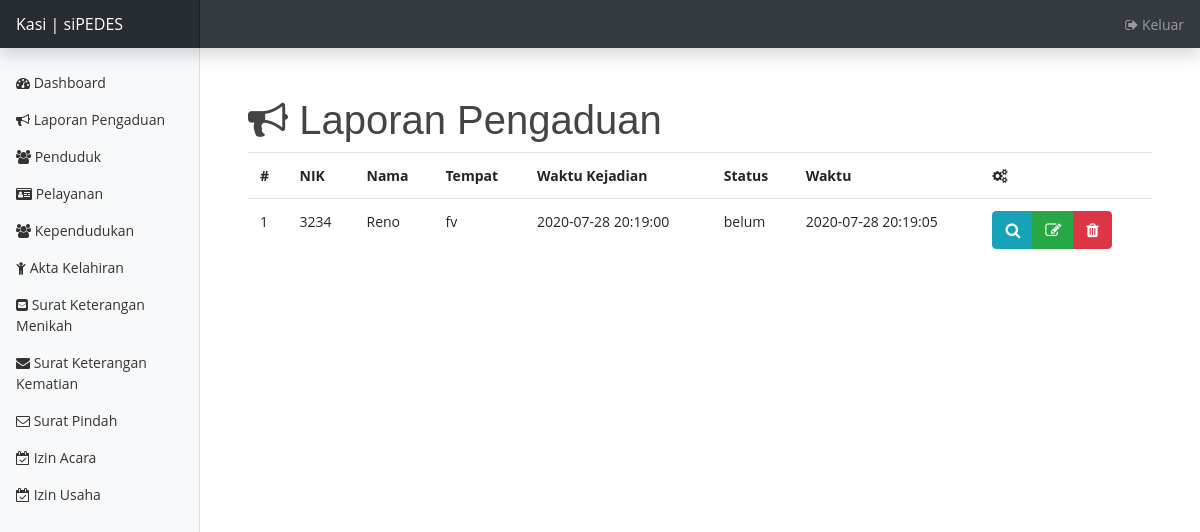
/index.php/petugas/laporanPengaduan, run on the app's committed database.
### tables this page shows
CREATE TABLE `pengaduan` (
  `id_pengaduan` int(11) NOT NULL,
  `nik_pengadu` varchar(255) NOT NULL,
  `nama_pengadu` varchar(255) NOT NULL,
  `deskripsi` text NOT NULL,
  `foto` text,
  `tempat_kejadian` text NOT NULL,
  `waktu_kejadian` datetime NOT NULL,
  `status` varchar(255) NOT NULL,
  `waktu` datetime NOT NULL
);

### application/controllers/Petugas.php (called while the page is built, shortened)
<?php
class Petugas extends CI_Controller {
	public function __construct(){
		$this->load->library('form_validation');
		$this->load->model('MyModel');
	}
	public function laporanPengaduan(){
		$data['pengaduan'] = $this->MyModel->getPengaduan();
		$data['status'] = ['belum','proses','selesai'];
		$this->load->view('template/header_pet');
		$this->load->view('petugas/laporan_pengaduan', $data);
		$this->load->view('template/footer_pet');
	}
}

### index.php (called while the page is built, shortened)
<?php
require_once BASEPATH.'core/CodeIgniter.php';

### application/models/MyModel.php (called while the page is built, shortened)
<?php
class MyModel extends CI_Model {
	public function getPengaduan() {
		$this->db->order_by('waktu','desc');
		return $this->db->get('pengaduan')->result_array();
	}
}

### application/views/petugas/laporan_pengaduan.php (the view, shortened to what this page needs)
<h1><i class="fa fa-bullhorn"></i> Laporan Pengaduan</h1>
<div class="table-responsive">
	<table class="table table-hover">
		<tr>
			<th>#</th>
			<th>NIK</th>
			<th>Nama</th>
			<th>Tempat</th>
			<th>Waktu Kejadian</th>
			<th>Status</th>
			<th>Waktu</th>
			<th><i class="fa fa-cogs"></i></th>
		</tr>
		<?php
			$no = 1;
			foreach($pengaduan as $pd) :
		?>
		<tr>
			<td><?= $no++; ?></td>
			<td><?= $pd['nik_pengadu']; ?></td>
			<td><?= $pd['nama_pengadu']; ?></td>
			<td><?= $pd['tempat_kejadian']; ?></td>
			<td><?= $pd['waktu_kejadian']; ?></td>
			<td><?= $pd['status']; ?></td>
			<td><?= $pd['waktu']; ?></td>
			<td>
				<div class="btn-group">
					<a href="" data-toggle="modal" data-target="#pengadu<?= $pd['id_pengaduan']; ?>" class="btn btn-info"><i class="fa fa-search"></i></a>
					<a href="" data-toggle="modal" data-target="#status<?= $pd['id_pengaduan']; ?>" class="btn btn-success"><i class="fa fa-edit"></i></a>
					<a onclick="return confirm('Yakin?')" href="<?= base_url('petugas/pengaduan/hapus/').$pd['id_pengaduan']; ?>" class="btn btn-danger"><i class="fa fa-trash"></i></a>
				</div>
			</td>
		</tr>
		<?php endforeach; ?>
	</table>
</div>

### assets/css/style.css (style rules this page uses)
body { font-family: "Open Sans", sans-serif; color: #444444; }
a { color: #49b5e7; }
h1, h2, h3, h4, h5, h6 { font-family: "Dosis", sans-serif; }

### assets/css/dashboard.css (style rules this page uses)
body { font-size: .875rem; }

### data on the page
pengaduan: nik_pengadu "3234", nama_pengadu "Reno", tempat_kejadian "fv", waktu_kejadian "2020-07-28 20:19:00", status "belum", waktu "2020-07-28 20:19:05"
